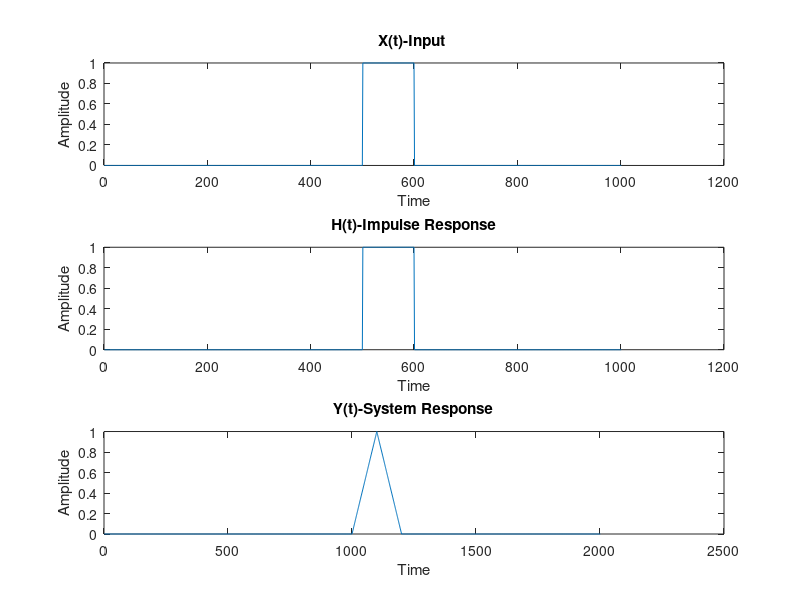

Write the MATLAB code that produced this figure.
clc;
clear all;
close all;
t=-5:0.01:5;
for i=1:length(t)
    if t(i)>=0
        u(i)=1;
    else
        u(i)=0;
    end
end
for i=1:length(t)
    if t(i)>=1
        u1(i)=1;
    else
        u1(i)=0;
    end
end
t1=u1;
xt=u-u1;
ht=u-u1;
yt=conv(ht,xt);
yt1=0.01*yt;
subplot(3,1,1);plot(xt);xlabel('Time');ylabel('Amplitude');title('X(t)-Input ');
subplot(3,1,2);plot(ht);xlabel('Time');ylabel('Amplitude');title('H(t)-Impulse Response');
subplot(3,1,3);plot(yt1);xlabel('Time');ylabel('Amplitude');title('Y(t)-System Response');
